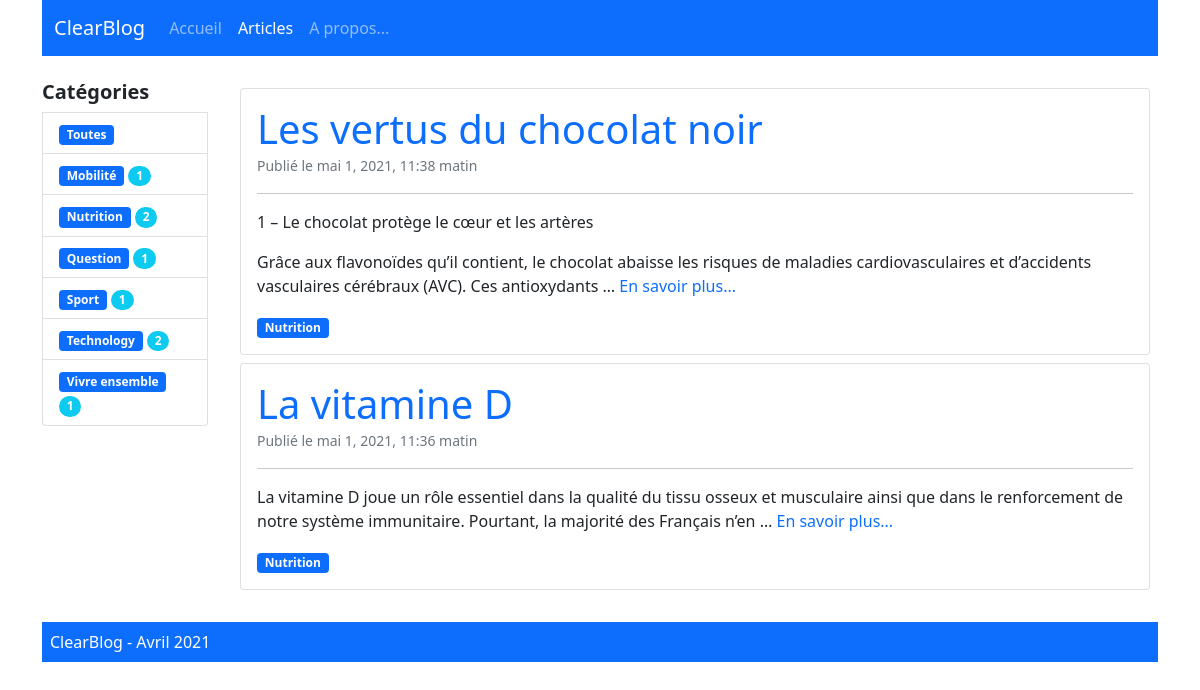
The app's page /articles/Nutrition with its own data.
### blog/models.py (models this page shows, shortened)
class Post(models.Model):
    title = models.CharField(max_length=100)
    category = models.ForeignKey('PostCategory', null=True, blank=True,on_delete=models.DO_NOTHING)
    published = models.BooleanField(default=False)
    text = models.TextField(blank=True)
    created_at = models.DateTimeField(auto_now_add=True)

class PostCategory(models.Model):
    name = models.CharField(max_length=50)

### blog/views.py (the view)
# urls.py: path('articles/', views.articles_categorie, name="articles"),
def articles_categorie(request, category_name=''):
     category_name, articles = model_helpers.get_category_and_posts(category_name)
     category_nb_articles = model_helpers.get_nb_posts_category()
     nav_items = navigation.navigation_items(navigation.NAV_POSTS)
     context = {
          "articles": articles,
          "category": category_name,
          "categories" : category_nb_articles,
          "nav_items" : nav_items
     }
     return render(request, 'blog/index.html', context)

### blog/model_helpers.py (called while the page is built)
def get_category_and_posts(category_name):
    articles = Post.objects.filter(published=True)
    if category_name == '':
        category = ''
    else:
        try:
            category = PostCategory.objects.get(name__iexact=category_name)
            articles = articles.filter(category = category)
        except PostCategory.DoesNotExist:
            category = PostCategory(name=category_name)
            articles = Post.objects.none()
    articles = articles.order_by("-created_at")
    return category, articles

def get_nb_posts_category():
    categories = PostCategory.objects.all().order_by('name')
    list_category_nb_articles = []
    for c in categories:
        nb_articles = Post.objects.filter(category__name=c.name).count()
        list_category_nb_articles.append((c.name, nb_articles))
    return list_category_nb_articles

### blog/navigation.py (called while the page is built)
def navigation_items(selected_item):
    nav_items = []
    for name, url in NAV_ITEMS:
        nav_items.append({
            'name': name,
            'url': url,
            'active': True if selected_item == name else False
        })
    return nav_items

### blog/templates/blog/index.html (shortened to what this page needs)
{% extends "base.html" %}
{% block content %}
    <div class="col-lg-10 col-sm-7 order-2">
        {% for a in articles %}
            <div class="card m-2">
                <div class="card-body">
                    <div class="card_title display-6"> <a href="{% url 'article' a.pk %}" class="text-decoration-none"> {{ a.title }} </a></div>
                    <small class="card_subtitle text-muted"> Publié le {{ a.created_at }} </small>
                    <hr>
                    <p class="card-text">
                        {{ a.text|linebreaks|truncatewords:30 }}
                        <a href="{% url 'article' a.pk %}" class="card-link text-decoration-none">En savoir plus...</a>
                    </p>
                    <a href="{% url 'articles_liste' a.category.name %}"
                       class="badge bg-primary card-link text-decoration-none">
                        {{ a.category.name }}
                    </a>
                </div>
            </div>
            {% empty %} <div class="text-info">Aucun article pour le moment ! Revenez plus tard ! </div>
        {% endfor %}
    </div>
    <div class="col-lg-2 col-sm-5 order-1">
        <ul class="list-group">
            <li class="fw-bold d-flex h5 mb-2">Catégories</li>
            <li class="list-group-item">
                <a href="{% url 'articles' %}" class="badge bg-primary text-decoration-none">Toutes</a>
            </li>
            {% for category_info in categories %}
               <li class="list-group-item">
                    <a href="{% url 'articles_liste' category_info.0 %}" class="badge bg-primary text-decoration-none"> {{ category_info.0 }} </a>
                    <span class="badge bg-info rounded-pill">{{ category_info.1 }}</span>
                </li>
            {% endfor %}
        </ul>
    </div>
{% endblock content %}

### records on screen
Post: title "Les vertus du chocolat noir", created_at "mai 1, 2021, 11:38 matin", text "1 – Le chocolat protège le cœur et les artères Grâce aux flavonoïdes qu’il contient, le chocolat abaisse les risques de maladies cardiovasculaires et d’accidents vasculaires cérébraux (AVC). Ces antioxydants …", category.name "Nutrition"
Post: title "La vitamine D", created_at "mai 1, 2021, 11:36 matin", text "La vitamine D joue un rôle essentiel dans la qualité du tissu osseux et musculaire ainsi que dans le renforcement de notre système immunitaire. Pourtant, la majorité des Français n’en …", category.name "Nutrition"
PostCategory: name "Mobilité"
PostCategory: name "Nutrition"
PostCategory: name "Question"
PostCategory: name "Sport"
PostCategory: name "Technology"
PostCategory: name "Vivre ensemble"

### other values on screen
{{ ni.name }} "Accueil" "Articles" "A propos..."
{{ category_info.1 }} "1" "2" "1" "1" "2" "1"
